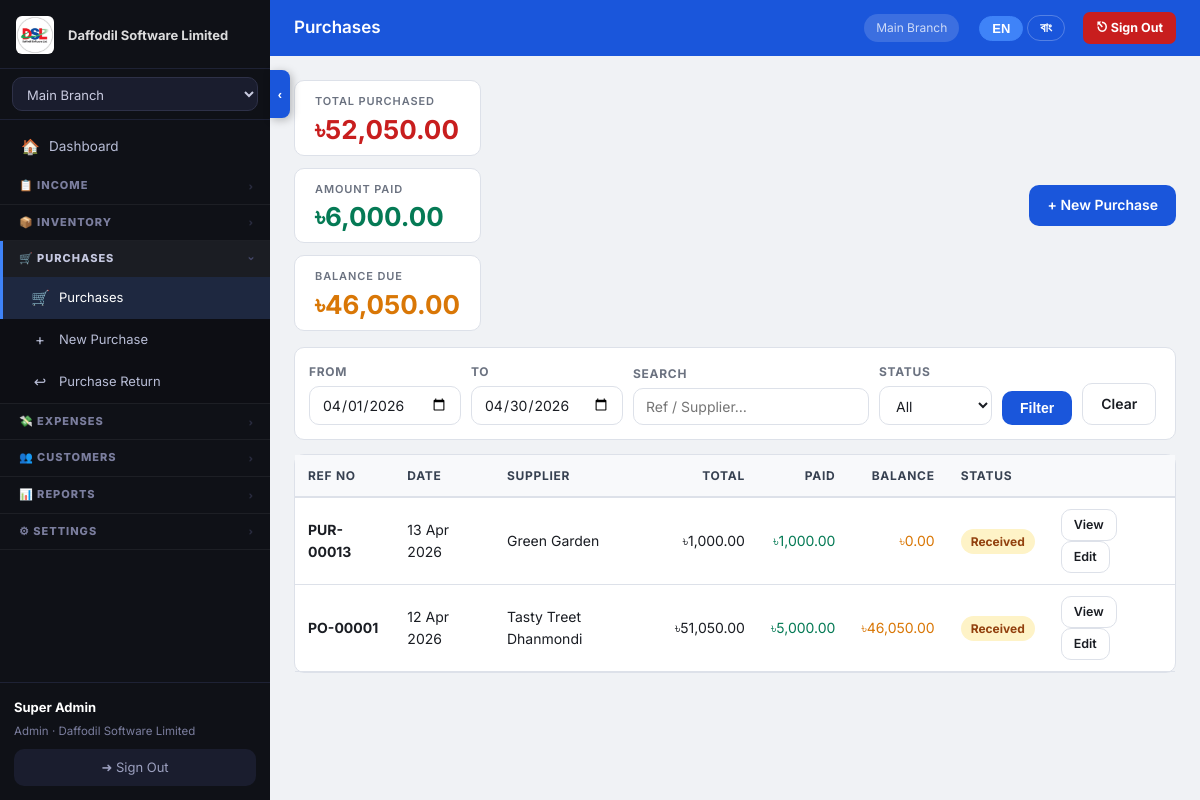
The page /public/purchases.php (signed in) on the database its author committed.
### tables this page shows
CREATE TABLE `company_settings` (
  `id` int(10) UNSIGNED NOT NULL,
  `tenant_id` int(10) UNSIGNED NOT NULL,
  `company_name` varchar(150) NOT NULL DEFAULT '',
  `address` text,
  `city` varchar(100) DEFAULT NULL,
  `country` varchar(100) DEFAULT NULL,
  `phone` varchar(50) DEFAULT NULL,
  `phone2` varchar(50) DEFAULT NULL,
  `email` varchar(150) DEFAULT NULL,
  `website` varchar(200) DEFAULT NULL,
  `logo_path` varchar(300) DEFAULT NULL,
  `currency` varchar(10) DEFAULT '$',
  `currency_code` varchar(5) DEFAULT 'USD',
  `tax_label` varchar(30) DEFAULT 'VAT',
  `invoice_prefix` varchar(10) DEFAULT 'INV',
  `footer_note` text,
  `updated_at` datetime DEFAULT CURRENT_TIMESTAMP ON UPDATE CURRENT_TIMESTAMP,
  `loyalty_earn_amount` decimal(10,2) NOT NULL DEFAULT '100.00',
  `loyalty_earn_points` int(11) NOT NULL DEFAULT '1',
  `loyalty_redeem_value` decimal(10,4) NOT NULL DEFAULT '1.0000',
  `loyalty_enabled` tinyint(1) NOT NULL DEFAULT '1',
  `loyalty_min_redeem` int(11) NOT NULL DEFAULT '10',
  `loyalty_expiry_days` int(11) NOT NULL DEFAULT '0'
);

CREATE TABLE `branches` (
  `id` int(10) UNSIGNED NOT NULL,
  `tenant_id` int(10) UNSIGNED NOT NULL,
  `name` varchar(120) NOT NULL,
  `address` text,
  `phone` varchar(30) DEFAULT NULL,
  `is_active` tinyint(1) DEFAULT '1',
  `branch_password` varchar(255) DEFAULT NULL,
  `created_at` datetime DEFAULT CURRENT_TIMESTAMP
);

CREATE TABLE `purchases` (
  `id` int(10) UNSIGNED NOT NULL,
  `tenant_id` int(10) UNSIGNED NOT NULL,
  `branch_id` int(10) UNSIGNED NOT NULL,
  `ref_no` varchar(40) NOT NULL,
  `supplier_id` int(10) UNSIGNED DEFAULT NULL,
  `supplier_name` varchar(120) DEFAULT NULL,
  `date` date NOT NULL,
  `subtotal` decimal(14,2) NOT NULL DEFAULT '0.00',
  `tax_pct` decimal(5,2) DEFAULT '0.00',
  `tax_amount` decimal(14,2) DEFAULT '0.00',
  `discount` decimal(14,2) DEFAULT '0.00',
  `total` decimal(14,2) NOT NULL DEFAULT '0.00',
  `paid` decimal(14,2) DEFAULT '0.00',
  `balance` decimal(14,2) GENERATED ALWAYS AS ((`total` - `paid`)) STORED,
  `status` enum('draft','received','partial','paid','cancelled') DEFAULT 'received',
  `notes` text,
  `created_by` int(10) UNSIGNED DEFAULT NULL,
  `created_at` datetime DEFAULT CURRENT_TIMESTAMP
);

### src/core.php (called while the page is built, shortened)
<?php
function db(): PDO {
    static $pdo = null;
    if ($pdo === null) {
        $dsn = sprintf('mysql:host=%s;dbname=%s;charset=%s', DB_HOST, DB_NAME, DB_CHARSET);
        $pdo = new PDO($dsn, DB_USER, DB_PASS, [
            PDO::ATTR_ERRMODE            => PDO::ERRMODE_EXCEPTION,
            PDO::ATTR_DEFAULT_FETCH_MODE => PDO::FETCH_ASSOC,
            PDO::ATTR_EMULATE_PREPARES   => false,
        ]);
    }
    return $pdo;
}
function auth(): array|null {
    return $_SESSION['pos_user'] ?? null;
}
function brid(): int { return (int)($_SESSION['active_branch'] ?? 0); }
function get_branches(): array {
    $u = auth();
    if ($u['branch_id']) {
        $s = db()->prepare('SELECT * FROM branches WHERE id=? AND tenant_id=? AND is_active=1');
        $s->execute([$u['branch_id'], $u['tenant_id']]);
    } else {
        $s = db()->prepare('SELECT * FROM branches WHERE tenant_id=? AND is_active=1 ORDER BY name');
        $s->execute([$u['tenant_id']]);
    }
    return $s->fetchAll();
}
function h(mixed $v): string { return htmlspecialchars((string)$v, ENT_QUOTES, 'UTF-8'); }
function fmt_date(string $d): string { return $d ? date('d M Y', strtotime($d)) : '—'; }
function paginate(int $total, int $per_page, int $page): array {
    $pages = max(1, (int)ceil($total / $per_page));
    $page  = max(1, min($page, $pages));
    return ['total'=>$total,'per_page'=>$per_page,'page'=>$page,'pages'=>$pages,
            'offset'=>($page-1)*$per_page];
}

### public/purchases.php (the view, shortened to what this page needs)
<?php
require_once __DIR__ . '/../src/core.php';
$page_title = 'Purchases';
$tid = tid(); $bid = brid();
$cs = db()->prepare('SELECT currency FROM company_settings WHERE tenant_id=?');
$cs->execute([$tid]); $cs = $cs->fetch() ?: [];
$cur = $cs['currency'] ?? CURRENCY;
$search = trim($_GET['q']     ?? '');
$from   = $_GET['from']       ?? date('Y-m-01');
$to     = $_GET['to']         ?? date('Y-m-d');
$pg     = max(1,(int)($_GET['page']??1));
$per    = 20;
$where  = 'p.tenant_id=? AND p.branch_id=? AND p.date BETWEEN ? AND ?';
$params = [$tid,$bid,$from,$to];
$cnt = db()->prepare("SELECT COUNT(*) FROM purchases p WHERE $where");
$cnt->execute($params); $total_rows = (int)$cnt->fetchColumn();
$pag = paginate($total_rows, $per, $pg);
$stmt = db()->prepare("SELECT * FROM purchases p WHERE $where ORDER BY p.date DESC, p.id DESC
  LIMIT {$pag['per_page']} OFFSET {$pag['offset']}");
$stmt->execute($params); $rows = $stmt->fetchAll();
$sum = db()->prepare("SELECT COALESCE(SUM(total),0) tot, COALESCE(SUM(paid),0) paid
  FROM purchases p WHERE $where AND p.status != 'cancelled'");
$sum->execute($params); $totals = $sum->fetch();
?>
<div style="display:flex;justify-content:space-between;align-items:center;margin-bottom:16px">
  <div class="stats-grid" style="margin:0;gap:12px">
    <div class="stat-card" style="padding:12px 20px">
      <div class="stat-label">Total Purchased</div>
      <div class="stat-value expense"><?= $cur.number_format($totals['tot'],2) ?></div>
    </div>
    <div class="stat-card" style="padding:12px 20px">
      <div class="stat-label">Amount Paid</div>
      <div class="stat-value income"><?= $cur.number_format($totals['paid'],2) ?></div>
    </div>
    <div class="stat-card" style="padding:12px 20px">
      <div class="stat-label">Balance Due</div>
      <div class="stat-value" style="color:var(--c-warn)"><?= $cur.number_format($totals['tot']-$totals['paid'],2) ?></div>
    </div>
  </div>
  <a href="<?= APP_URL ?>/purchase-add.php" class="btn btn-primary">+ New Purchase</a>
</div>
<div class="card" style="padding:14px;margin-bottom:14px">
  <form method="get" style="display:flex;flex-wrap:wrap;gap:10px;align-items:flex-end">
    <div class="form-group" style="margin:0"><label>From</label><input type="date" name="from" value="<?= h($from) ?>"></div>
    <div class="form-group" style="margin:0"><label>To</label><input type="date" name="to" value="<?= h($to) ?>"></div>
    <div class="form-group" style="margin:0"><label>Search</label><input type="text" name="q" value="<?= h($search) ?>" placeholder="Ref / Supplier…"></div>
    <div class="form-group" style="margin:0"><label>Status</label>
      <select name="status">
        <option value="">All</option>
      </select>
    </div>
    <button class="btn btn-primary">Filter</button>
    <a href="<?= APP_URL ?>/purchases.php" class="btn btn-outline">Clear</a>
  </form>
</div>
<div class="card" style="padding:0">
  <div class="table-wrap">
    <table>
      <thead>
        <tr><th>Ref No</th><th>Date</th><th>Supplier</th><th style="text-align:right">Total</th><th style="text-align:right">Paid</th><th style="text-align:right">Balance</th><th>Status</th><th></th></tr>
      </thead>
      <tbody>
      <?php foreach ($rows as $r):
        $badge = match($r['status']) {
          'paid'      => 'badge-paid',
          'received'  => 'badge-partial',
          'partial'   => 'badge-partial',
          'cancelled' => 'badge-cancelled',
          default     => 'badge-unpaid'
        };
      ?>
        <tr>
          <td><strong><?= h($r['ref_no']) ?></strong></td>
          <td><?= fmt_date($r['date']) ?></td>
          <td><?= h($r['supplier_name'] ?: '—') ?></td>
          <td style="text-align:right"><?= $cur.number_format($r['total'],2) ?></td>
          <td style="text-align:right;color:var(--c-income)"><?= $cur.number_format($r['paid'],2) ?></td>
          <td style="text-align:right;color:var(--c-warn)"><?= $cur.number_format($r['balance'],2) ?></td>
          <td><span class="badge <?= $badge ?>"><?= ucfirst($r['status']) ?></span></td>
          <td>
            <a href="<?= APP_URL ?>/purchase-view.php?id=<?= $r['id'] ?>" class="btn btn-outline btn-sm">View</a>
            <a href="<?= APP_URL ?>/purchase-add.php?id=<?= $r['id'] ?>" class="btn btn-outline btn-sm">Edit</a>
          </td>
        </tr>
      <?php endforeach; ?>
      </tbody>
    </table>
  </div>
</div>
<?php
$content = ob_get_clean();
include __DIR__ . '/../templates/layout.php';

### templates/layout.php (shortened to what this page needs)
<?php
$user             = auth();
$branches         = get_branches();
$active_branch    = brid();
$cs_stmt          = db()->prepare('SELECT * FROM company_settings WHERE tenant_id=?');
$cs_stmt->execute([tid()]);
$cs               = $cs_stmt->fetch() ?: [];
$app_display_name = !empty($cs['company_name']) ? $cs['company_name'] : APP_NAME;
$logo_url         = '';
if (!empty($cs['logo_path'])) $logo_url = APP_URL . '/' . ltrim($cs['logo_path'], '/');
?><!DOCTYPE html>
<html lang="en" id="html-root" data-lang="en">
<head>
<link rel="stylesheet" href="<?= APP_URL ?>/assets/style.css">
</head>
<body class="<?= (isset($_COOKIE['sidebar_collapsed']) && $_COOKIE['sidebar_collapsed']==='1') ? 'sidebar-collapsed' : '' ?>">
<aside class="sidebar" id="sidebar">
  <div class="sidebar-logo">
    <?php if ($logo_url): ?>
      <img src="<?= h($logo_url) ?>" style="height:38px;max-width:130px;object-fit:contain;border-radius:6px">
      <span class="nav-text sidebar-logo-text" style="font-size:13px;opacity:.85;margin-left:4px"><?= h($app_display_name) ?></span>
    <?php else: ?>
      <span style="font-size:26px;color:#3f83f8;flex-shrink:0">⬡</span>
      <span class="nav-text sidebar-logo-text" style="font-size:15px;font-weight:800"><?= h($app_display_name) ?></span>
    <?php endif; ?>
  </div>
  <form method="post" action="<?= APP_URL ?>/branch-switch.php" class="branch-form">
    <select name="branch_id" onchange="this.form.submit()" class="branch-select">
      <?php foreach ($branches as $b): ?>
        <option value="<?= $b['id'] ?>" <?= $b['id']==$active_branch?'selected':'' ?>><?= h($b['name']) ?></option>
      <?php endforeach; ?>
    </select>
  </form>
  <nav class="nav">
    <?php $p = basename($_SERVER['PHP_SELF']); ?>
    <a href="<?= APP_URL ?>/index.php"
       class="nav-link <?= $p==='index.php'?'active':'' ?>"
       title="Dashboard">
      <span class="nav-icon">🏠</span>
      <span class="nav-text"><span class="t-en">Dashboard</span><span class="t-bn">ড্যাশবোর্ড</span></span>
    </a>
    <div class="nav-group <?= in_array($p,['pos.php','income.php','income-add.php','sales-returns.php','sales-return-add.php'])?'open':'' ?>" id="group-income">
      <div class="nav-group-header" onclick="toggleNavGroup('group-income')">
        <div class="nav-section">
          <span class="nav-text"><span class="t-en">📋 INCOME</span><span class="t-bn">📋 আয়</span></span>
        </div>
        <span class="nav-group-arrow">›</span>
      </div>
    </div>
    <div class="nav-group <?= in_array($p,['items.php','item-add.php','barcode-print.php','inventory-report.php','stock-transfers.php','stock-transfer-add.php'])?'open':'' ?>" id="group-inventory">
      <div class="nav-group-header" onclick="toggleNavGroup('group-inventory')">
        <div class="nav-section">
          <span class="nav-text"><span class="t-en">📦 INVENTORY</span><span class="t-bn">📦 স্টক</span></span>
        </div>
        <span class="nav-group-arrow">›</span>
      </div>
    </div>
    <div class="nav-group <?= in_array($p,['purchases.php','purchase-add.php','purchase-returns.php','purchase-return-add.php'])?'open':'' ?>" id="group-purchases">
      <div class="nav-group-header" onclick="toggleNavGroup('group-purchases')">
        <div class="nav-section">
          <span class="nav-text"><span class="t-en">🛒 PURCHASES</span><span class="t-bn">🛒 ক্রয়</span></span>
        </div>
        <span class="nav-group-arrow">›</span>
      </div>
      <div class="nav-group-body">
        <a href="<?= APP_URL ?>/purchases.php" class="nav-link <?= $p==='purchases.php'?'active':'' ?>" title="Purchases">
          <span class="nav-icon">🛒</span><span class="nav-text"><span class="t-en">Purchases</span><span class="t-bn">ক্রয় তালিকা</span></span>
        </a>
        <a href="<?= APP_URL ?>/purchase-add.php" class="nav-link <?= $p==='purchase-add.php'?'active':'' ?>" title="New Purchase">
          <span class="nav-icon">+</span><span class="nav-text"><span class="t-en">New Purchase</span><span class="t-bn">নতুন ক্রয়</span></span>
        </a>
        <a href="<?= APP_URL ?>/purchase-returns.php" class="nav-link <?= in_array($p,['purchase-returns.php','purchase-return-add.php'])?'active':'' ?>" title="Purchase Return">
          <span class="nav-icon">↩</span><span class="nav-text"><span class="t-en">Purchase Return</span><span class="t-bn">ক্রয় ফেরত</span></span>
        </a>
      </div>
    </div>
    <div class="nav-group <?= in_array($p,['expenses.php','expense-add.php','expense-categories.php'])?'open':'' ?>" id="group-expenses">
      <div class="nav-group-header" onclick="toggleNavGroup('group-expenses')">
        <div class="nav-section">
          <span class="nav-text"><span class="t-en">💸 EXPENSES</span><span class="t-bn">💸 খরচ</span></span>
        </div>
        <span class="nav-group-arrow">›</span>
      </div>
    </div>
    <div class="nav-group <?= in_array($p,['customers.php','memberships.php','membership-add.php','loyalty-points.php'])?'open':'' ?>" id="group-customers">
      <div class="nav-group-header" onclick="toggleNavGroup('group-customers')">
        <div class="nav-section">
          <span class="nav-text"><span class="t-en">👥 CUSTOMERS</span><span class="t-bn">👥 গ্রাহক</span></span>
        </div>
        <span class="nav-group-arrow">›</span>
      </div>
    </div>
    <div class="nav-group <?= in_array($p,['report.php','report-sales.php','report-dues.php','report-supplier-dues.php','report-purchases.php','report-expenses.php'])?'open':'' ?>" id="group-reports">
      <div class="nav-group-header" onclick="toggleNavGroup('group-reports')">
        <div class="nav-section">
          <span class="nav-text"><span class="t-en">📊 REPORTS</span><span class="t-bn">📊 রিপোর্ট</span></span>
        </div>
        <span class="nav-group-arrow">›</span>
      </div>
    </div>
    <?php if (in_array($user['role'] ?? '', ['admin','superadmin'])): ?>
    <div class="nav-group <?= in_array($p,['users.php','branches.php','company-setup.php','admin-cms.php','activity-logs.php','superadmin.php','subscription.php'])?'open':'' ?>" id="group-settings">
      <div class="nav-group-header" onclick="toggleNavGroup('group-settings')">
        <div class="nav-section">
          <span class="nav-text"><span class="t-en">⚙ SETTINGS</span><span class="t-bn">⚙ সেটিংস</span></span>
        </div>
        <span class="nav-group-arrow">›</span>
      </div>
    </div>
    <?php endif; ?>
  </nav>
  <div class="sidebar-footer">
    <div class="user-badge">
      <strong class="nav-text"><?= h($user['name']) ?></strong>
      <span class="nav-text"><?= h(ucfirst($user['role'])) ?> · <?= h($app_display_name) ?></span>
    </div>
    <a href="<?= APP_URL ?>/logout.php" class="btn-logout" title="Sign Out">
      <span class="nav-text"><span class="t-en">➜ Sign Out</span><span class="t-bn">➜ সাইন আউট</span></span>
    </a>
  </div>
</aside>
<button class="sidebar-toggle-tab no-print" id="sidebarToggleTab"
        onclick="toggleSidebar()" title="Toggle sidebar">
  <span class="tab-arrow"></span>
</button>
<div class="main-wrap" id="mainWrap">
  <header class="top-bar">
    <h1 class="page-heading"><?= h($page_title ?? '') ?></h1>
    <span class="top-bar-branch"><?php
      foreach ($branches as $b) if ($b['id'] == $active_branch) echo h($b['name']);
    ?></span>
    <div class="lang-toggle no-print" style="margin-left:8px">
      <button class="lang-btn active" id="btn-lang-en" onclick="setLang('en')">EN</button>
      <button class="lang-btn"        id="btn-lang-bn" onclick="setLang('bn')">বাং</button>
    </div>
    <a href="<?= APP_URL ?>/logout.php" class="topbar-signout no-print"
       onclick="return confirm('Sign out?')" title="Sign Out">
      <span class="t-en">⎋ Sign Out</span><span class="t-bn">⎋ বের হন</span>
    </a>
  </header>
  <main class="content"><?= $content ?? '' ?></main>
</div>
</body>
</html>

### rows shown on the page
company_settings: logo_path (picture), company_name "Daffodil Software Limited", currency "৳"
branches: name "Main Branch"
purchases: ref_no "PUR-00013", date "13 Apr 2026", supplier_name "Green Garden", total "1,000.00", paid "1,000.00", balance "0.00", status "Received"
purchases: ref_no "PO-00001", date "12 Apr 2026", supplier_name "Tasty Treet Dhanmondi", total "51,050.00", paid "5,000.00", balance "46,050.00", status "Received"

### other values the page prints
$user['name'] "Super Admin"
$user['role'] "Admin"
$page_title "Purchases"
$totals['tot'] "52,050.00"
$totals['paid'] "6,000.00"
$totals['tot']-$totals['paid'] "46,050.00"
form field branch_id "Main Branch"
